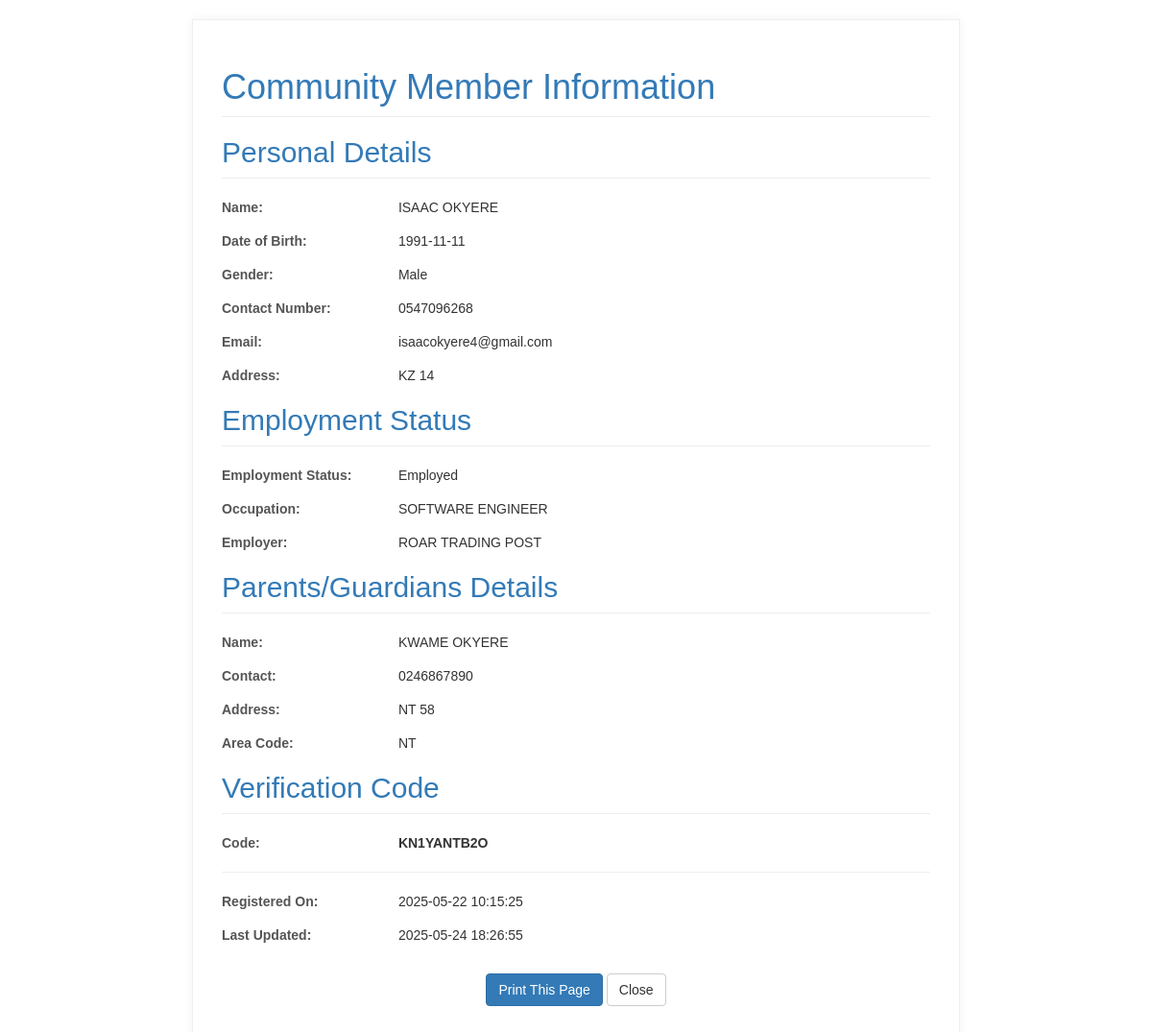
The app's page /print_member/1 (signed in), older data.
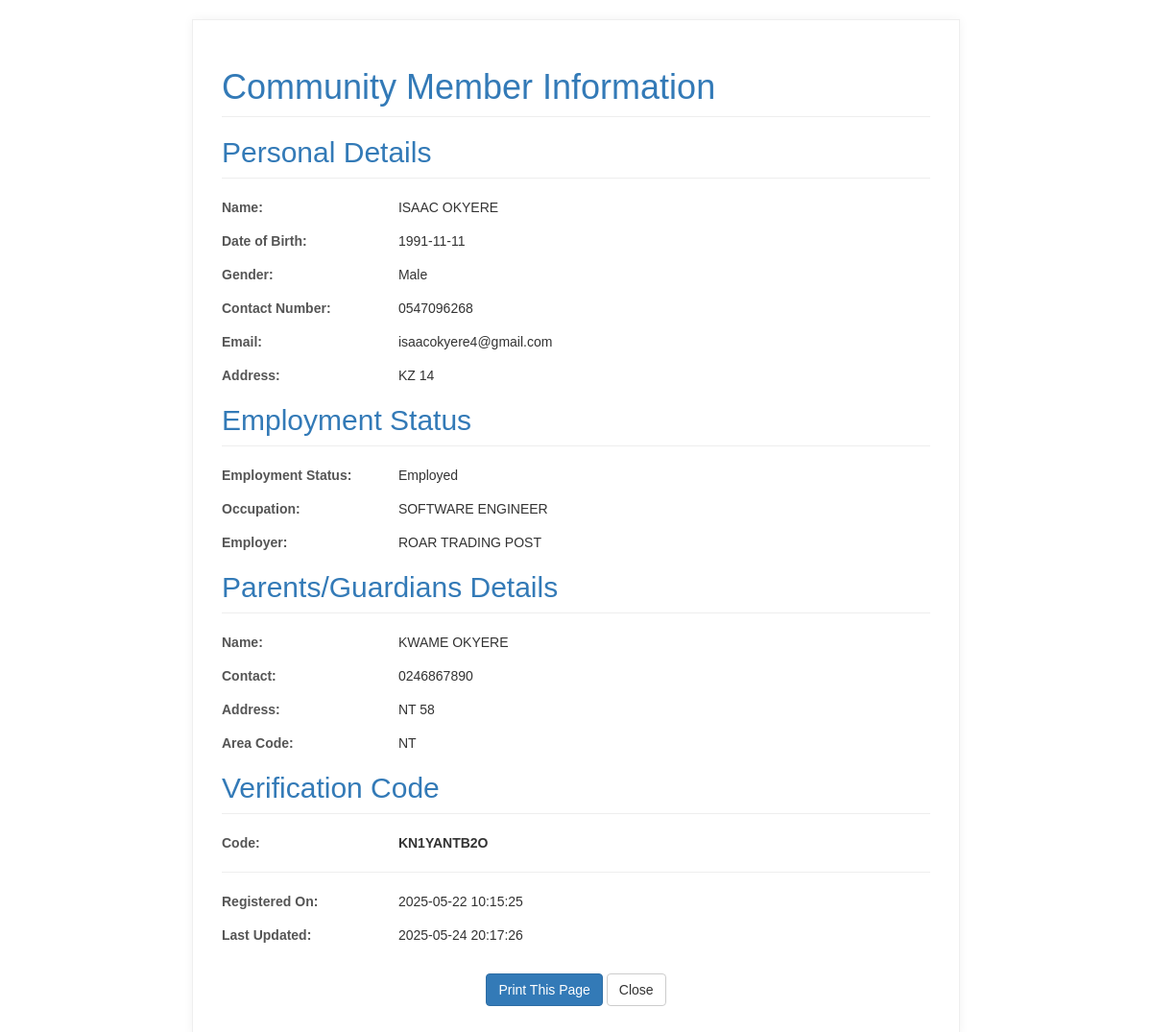
The same page, newer data.
### app.py (models this page shows, shortened)
class CommunityMember(db.Model):
    id = db.Column(db.Integer, primary_key=True)
    first_name = db.Column(db.String(100), nullable=False)
    last_name = db.Column(db.String(100), nullable=False)
    date_of_birth = db.Column(db.Date, nullable=False) # Stored as a Date object
    gender = db.Column(db.String(10), nullable=False)
    contact_number = db.Column(db.String(20), nullable=True)
    email = db.Column(db.String(120), unique=True, nullable=True)
    address = db.Column(db.Text, nullable=True)
    employment_status = db.Column(db.String(50), nullable=True)
    occupation = db.Column(db.String(100), nullable=True)
    employer = db.Column(db.String(100), nullable=True)
    parent_guardian_name = db.Column(db.String(200), nullable=True)
    parent_guardian_contact = db.Column(db.String(20), nullable=True)
    parent_guardian_address = db.Column(db.Text, nullable=True)
    area_code = db.Column(db.String(10), nullable=False)
    verification_code = db.Column(db.String(20), unique=True, nullable=True)
    created_at = db.Column(db.DateTime, default=datetime.utcnow)
    updated_at = db.Column(db.DateTime, onupdate=datetime.utcnow)

### app.py (the view)
@app.route('/print_member/<int:member_id>')
@login_required
def print_member_info(member_id):
    member = db.session.get(CommunityMember, member_id)
    if not member:
        flash('Community member not found.', 'danger')
        return redirect(url_for('communitymember.index_view'))
    return render_template('admin/print_member.html', member=member, print_on_load=True)

### app.py (called while the page is built, shortened)
@login_manager.user_loader
def load_user(user_id):
    return db.session.get(User, int(user_id))

@app.before_request
def create_tables_and_initial_user():
    with app.app_context():
        db.create_all()

### templates/admin/print_member.html (shortened to what this page needs)
<!DOCTYPE html>
<html lang="en">
<head>
    <link rel="stylesheet" href="https://stackpath.bootstrapcdn.com/bootstrap/3.4.1/css/bootstrap.min.css">
</head>
<body>
    <div class="print-container">
        <h1>Community Member Information</h1>
        <h2>Personal Details</h2>
        <div class="info-group"><span class="info-label">Name:</span> <span class="info-value">{{ member.first_name }} {{ member.last_name }}</span></div>
        <div class="info-group"><span class="info-label">Date of Birth:</span> <span class="info-value">{{ member.date_of_birth.strftime('%Y-%m-%d') }}</span></div>
        <div class="info-group"><span class="info-label">Gender:</span> <span class="info-value">{{ member.gender }}</span></div>
        <div class="info-group"><span class="info-label">Contact Number:</span> <span class="info-value">{{ member.contact_number if member.contact_number else 'N/A' }}</span></div>
        <div class="info-group"><span class="info-label">Email:</span> <span class="info-value">{{ member.email if member.email else 'N/A' }}</span></div>
        <div class="info-group"><span class="info-label">Address:</span> <span class="info-value">{{ member.address if member.address else 'N/A' }}</span></div>
        <h2>Employment Status</h2>
        <div class="info-group"><span class="info-label">Employment Status:</span> <span class="info-value">{{ member.employment_status if member.employment_status else 'N/A' }}</span></div>
        <div class="info-group"><span class="info-label">Occupation:</span> <span class="info-value">{{ member.occupation if member.occupation else 'N/A' }}</span></div>
        <div class="info-group"><span class="info-label">Employer:</span> <span class="info-value">{{ member.employer if member.employer else 'N/A' }}</span></div>
        <h2>Parents/Guardians Details</h2>
        <div class="info-group"><span class="info-label">Name:</span> <span class="info-value">{{ member.parent_guardian_name if member.parent_guardian_name else 'N/A' }}</span></div>
        <div class="info-group"><span class="info-label">Contact:</span> <span class="info-value">{{ member.parent_guardian_contact if member.parent_guardian_contact else 'N/A' }}</span></div>
        <div class="info-group"><span class="info-label">Address:</span> <span class="info-value">{{ member.parent_guardian_address if member.parent_guardian_address else 'N/A' }}</span></div>
        <div class="info-group"><span class="info-label">Area Code:</span> <span class="info-value">{{ member.area_code }}</span></div>
        <h2>Verification Code</h2>
        <div class="info-group"><span class="info-label">Code:</span> <span class="info-value"><strong>{{ member.verification_code }}</strong></span></div>
        <hr>
        <div class="info-group"><span class="info-label">Registered On:</span> <span class="info-value">{{ member.created_at.strftime('%Y-%m-%d %H:%M:%S') }}</span></div>
        <div class="info-group"><span class="info-label">Last Updated:</span> <span class="info-value">{{ member.updated_at.strftime('%Y-%m-%d %H:%M:%S') if member.updated_at else 'N/A' }}</span></div>
        <div class="text-center" style="margin-top: 30px;">
            <button class="btn btn-primary" onclick="window.print()">Print This Page</button>
            <button class="btn btn-default" onclick="window.close()">Close</button>
        </div>
    </div>
</body>
</html>

### templates/admin/print_member.html (style rules this page uses)
body { font-family: Arial, sans-serif; margin: 20px; color: #333; }
.print-container { max-width: 800px; margin: 0 auto; padding: 30px; border: 1px solid #eee; box-shadow: 0 0 10px rgba(0,0,0,0.05); background-color: #fff; }
h1, h2, h3 { color: #337ab7; border-bottom: 1px solid #eee; padding-bottom: 10px; margin-bottom: 20px; }
.info-group { margin-bottom: 15px; }
.info-label { font-weight: bold; color: #555; display: inline-block; width: 180px; }
.info-value { display: inline-block; }

Row changes from the older to the newer data that the page shows:
changed CommunityMember "ISAAC": updated_at "2025-05-24 18:26:55" → "2025-05-24 20:17:26"
